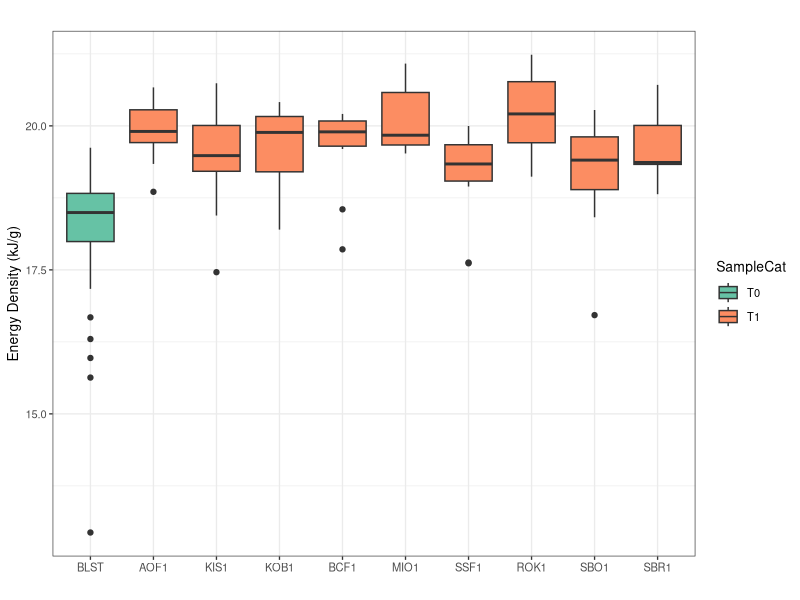
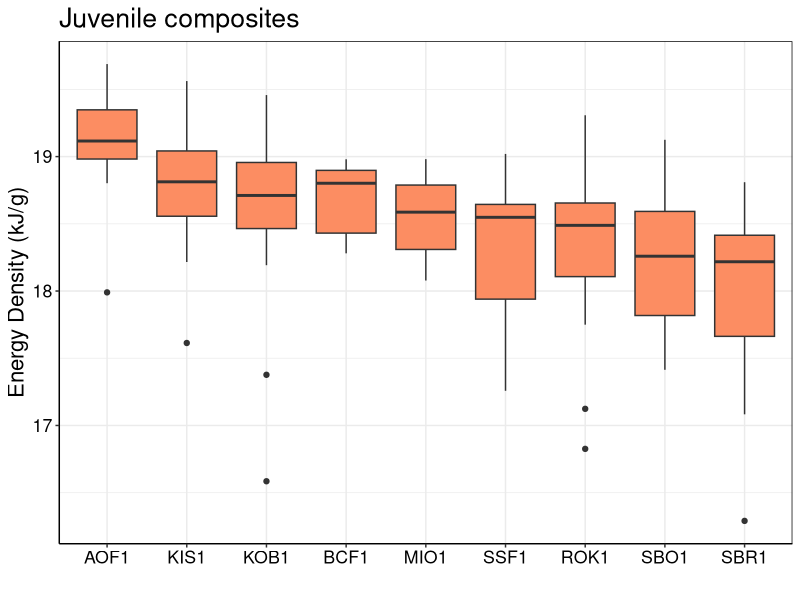
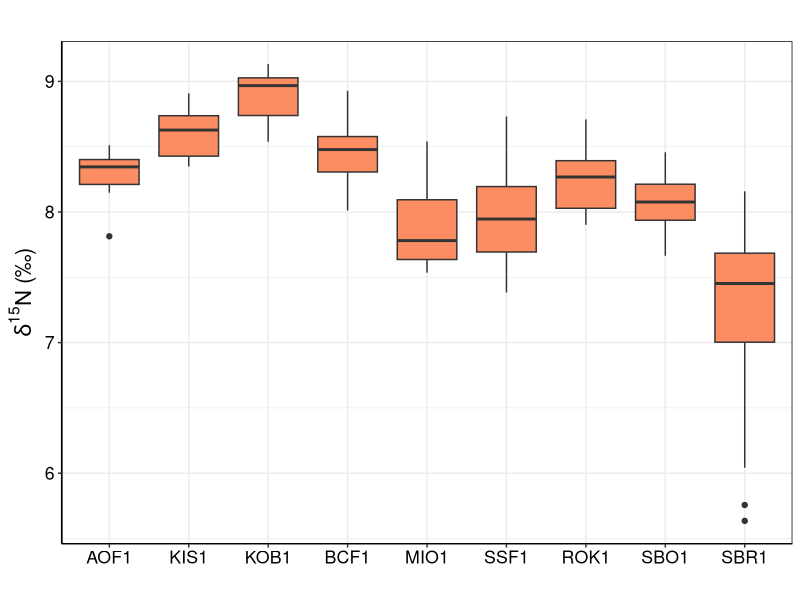
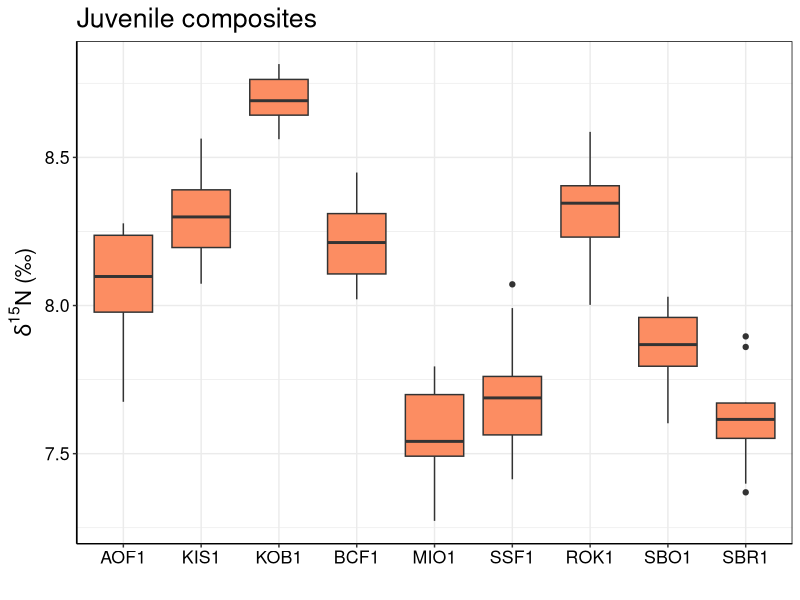
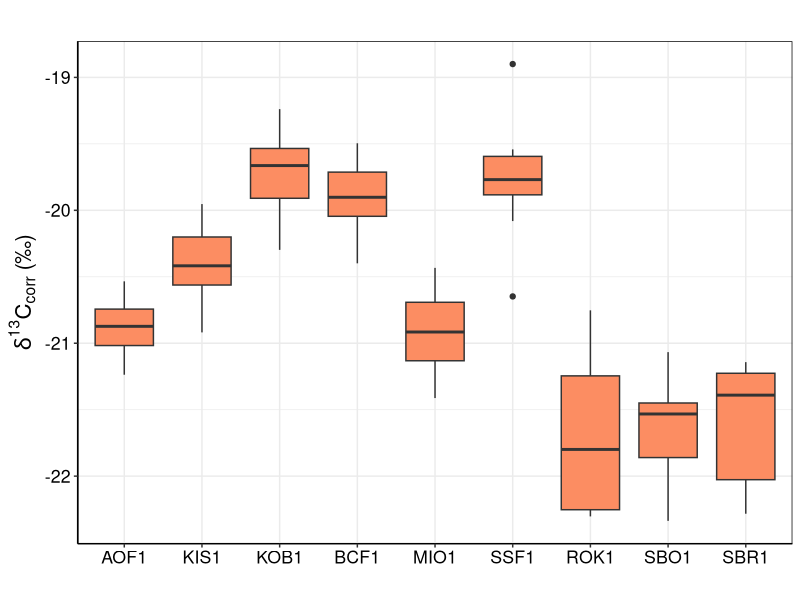
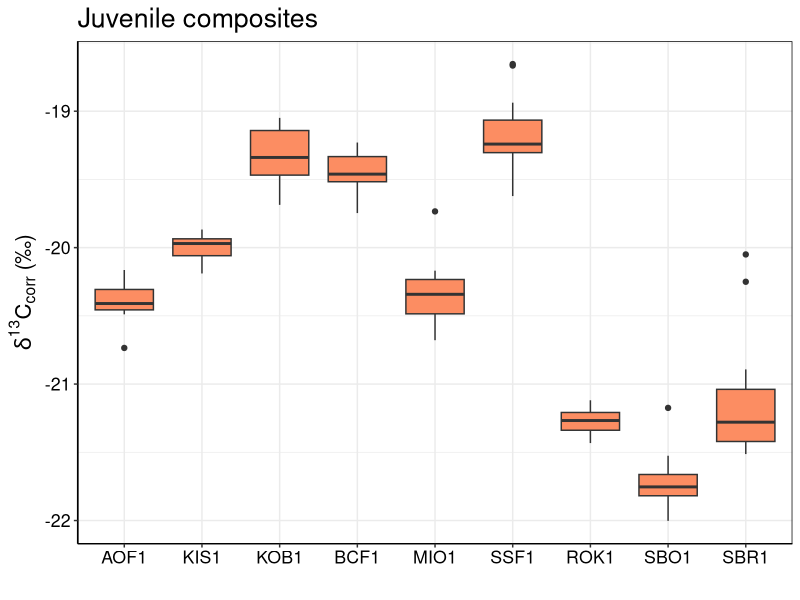

Source code (R) for these figures, in order:
# Code for generating figures for EVOS Annual Report

# Created By: Mariela Brooks, edited by Becca
# Created On: Dec 3, 2025

# NOTES:
# 12/03/25 - create energy density figure, focusing on T1

# Libraries
library(tidyverse)
library(lubridate)
library(broom)
library(ggpubr)


# Import data file for oyster chem data
EVOS_oysters <- read.csv("Data/EVOS_Production_dataIsoED_T0_T1.csv")

# Data summary by age class and sample period
dataCount_summary <-
  EVOS_oysters %>%
  group_by(SpeciesBio,SampleCat,LifeStage)%>%
  dplyr::summarize(n = n())

knitr::kable(dataCount_summary)

# Relevel farm names to order by region 
EVOS_oysters$Location = factor(EVOS_oysters$Location, 
                               levels =c("BLST","AOF1","KIS1","KOB1",
                                         "BCF1","MIO1","SSF1",
                                         "ROK1","SBO1","SBR1"))

####################################################

# ENERGY DENSITY
# Energy Density Figure - Subadults including all farms for T1
ED_fig <-
  EVOS_oysters %>%
  filter(LifeStage %in% c("subadult")) %>%
  filter(SampleCat %in% c("T1")) %>%
  ggplot(aes(x = Location, y = BombED_Dry, fill = SampleCat)) +
  geom_boxplot(position = position_dodge(0.85)) +
  labs(title="", x = "", y = "Energy Density (kJ/g)") +
  scale_fill_manual(values = c("#FC8D62FF")) +
  theme_bw() +
  theme(axis.text.x = element_text(angle = 0),
        legend.position = "none",
        text = element_text(size = 16),
        axis.text = element_text(color = "black"),
        axis.line = element_line(color = "black"),
        panel.border = element_rect(color = "black", fill = NA))


## Save figure
# ggsave("evos_oyster_ED_fig1.png",plot = ED_fig, 
#        height = 7,
#        width = 12,
#        dpi = 300,
#        units = "in",
#        path = "C:/Users/mariela.brooks/Work/MyProjects/EVOS_Mariculture/")


# Energy Density Figure - Subadults including all farms and both T0 (Jinhi Bay) and T1 (Farm sites)
EVOS_oysters %>%
  filter(LifeStage %in% c("subadult")) %>%
  ggplot(aes(x = Location, y = BombED_Dry, fill = SampleCat)) +
  geom_boxplot(position = position_dodge(0.85)) +
  labs(title="", x = "", y = "Energy Density (kJ/g)") +
  scale_fill_manual(values = c("#66C2A5FF", "#FC8D62FF")) +
  theme_bw(base_size = 10) #+

# Energy Density Figure - Juveniles including all farms for T1
EVOS_oysters %>%
  filter(LifeStage %in% c("juvenile")) %>%
  filter(SampleCat %in% c("T1")) %>%
  ggplot(aes(x = Location, y = BombED_Dry, fill = SampleCat)) +
  geom_boxplot(position = position_dodge(0.85)) +
  labs(title="Juvenile composites", x = "", y = "Energy Density (kJ/g)") +
  scale_fill_manual(values = c("#FC8D62FF")) +
  theme_bw() +
  theme(axis.text.x = element_text(angle = 0),
        legend.position = "none",
        text = element_text(size = 16),
        axis.text = element_text(color = "black"),
        axis.line = element_line(color = "black"),
        panel.border = element_rect(color = "black", fill = NA))

####################################################

# NITROGEN ISOTOPES subadults T1
EVOS_oysters %>%
  filter(d15N > -400) %>%
  filter(LifeStage %in% c("subadult")) %>%
  filter(SampleCat %in% c("T1")) %>%
  ggplot(aes(x = Location, y = d15N, fill = SampleCat)) +
  geom_boxplot(position = position_dodge(0.85)) +
  labs(title="", x = "", y = expression(paste(delta^{15},"N (‰)"))) +
  scale_fill_manual(values = c("#FC8D62FF")) +
  theme_bw() +
  theme(axis.text.x = element_text(angle = 0),
        legend.position = "none",
        text = element_text(size = 16),
        axis.text = element_text(color = "black"),
        axis.line = element_line(color = "black"),
        panel.border = element_rect(color = "black", fill = NA))

#NITROGEN ISOTOPES juveniles T1
EVOS_oysters %>%
  filter(d15N > -400) %>%
  filter(LifeStage %in% c("juvenile")) %>%
  filter(SampleCat %in% c("T1")) %>%
  ggplot(aes(x = Location, y = d15N, fill = SampleCat)) +
  geom_boxplot(position = position_dodge(0.85)) +
  labs(title="Juvenile composites", x = "", y = expression(paste(delta^{15},"N (‰)"))) +
  scale_fill_manual(values = c("#FC8D62FF")) +
  theme_bw() +
  theme(axis.text.x = element_text(angle = 0),
        legend.position = "none",
        text = element_text(size = 16),
        axis.text = element_text(color = "black"),
        axis.line = element_line(color = "black"),
        panel.border = element_rect(color = "black", fill = NA))

####################################################

# CARBON ISOTOPES Subadults T1
EVOS_oysters %>%
  filter(d13C > -400) %>%
  filter(LifeStage %in% c("subadult")) %>%
  filter(SampleCat %in% c("T1")) %>%
  ggplot(aes(x = Location, y = d13C, fill = SampleCat)) +
  geom_boxplot(position = position_dodge(0.85)) +
  labs(title="", x = "", y = expression(paste(delta^{13},"C"["corr"]," (‰)"))) +
  scale_fill_manual(values = c("#FC8D62FF")) +
  theme_bw() +
  theme(axis.text.x = element_text(angle = 0),
        legend.position = "none",
        text = element_text(size = 16),
        axis.text = element_text(color = "black"),
        axis.line = element_line(color = "black"),
        panel.border = element_rect(color = "black", fill = NA))

#Carbon Isotopes Juveniles T1
EVOS_oysters %>%
  filter(d13C > -400) %>%
  filter(LifeStage %in% c("juvenile")) %>%
  filter(SampleCat %in% c("T1")) %>%
  ggplot(aes(x = Location, y = d13C, fill = SampleCat)) +
  geom_boxplot(position = position_dodge(0.85)) +
  labs(title="Juvenile composites", x = "", y = expression(paste(delta^{13},"C"["corr"]," (‰)"))) +
  scale_fill_manual(values = c("#FC8D62FF")) +
  theme_bw() +
  theme(axis.text.x = element_text(angle = 0),
        legend.position = "none",
        text = element_text(size = 16),
        axis.text = element_text(color = "black"),
        axis.line = element_line(color = "black"),
        panel.border = element_rect(color = "black", fill = NA))
